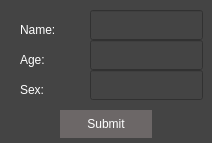
<?xml version="1.0" encoding="UTF-8"?>
<ui version="4.0">
 <class>Form</class>
 <widget class="QWidget" name="Form">
  <property name="geometry">
   <rect>
    <x>0</x>
    <y>0</y>
    <width>212</width>
    <height>143</height>
   </rect>
  </property>
  <property name="windowTitle">
   <string>Form</string>
  </property>
  <property name="styleSheet">
   <string notr="true">background-color: #444;</string>
  </property>
  <widget class="QLabel" name="nameLabel">
   <property name="geometry">
    <rect>
     <x>20</x>
     <y>20</y>
     <width>64</width>
     <height>20</height>
    </rect>
   </property>
   <property name="styleSheet">
    <string notr="true">color: rgb(255, 255, 255);</string>
   </property>
   <property name="text">
    <string>Name:</string>
   </property>
  </widget>
  <widget class="QLineEdit" name="nameBox">
   <property name="geometry">
    <rect>
     <x>90</x>
     <y>10</y>
     <width>113</width>
     <height>30</height>
    </rect>
   </property>
   <property name="styleSheet">
    <string notr="true">color: rgb(255, 255, 255);</string>
   </property>
  </widget>
  <widget class="QLineEdit" name="ageBox">
   <property name="geometry">
    <rect>
     <x>90</x>
     <y>40</y>
     <width>113</width>
     <height>30</height>
    </rect>
   </property>
   <property name="styleSheet">
    <string notr="true">color: rgb(255, 255, 255);</string>
   </property>
  </widget>
  <widget class="QLineEdit" name="sexBox">
   <property name="geometry">
    <rect>
     <x>90</x>
     <y>70</y>
     <width>113</width>
     <height>30</height>
    </rect>
   </property>
   <property name="styleSheet">
    <string notr="true">color: rgb(255, 255, 255);</string>
   </property>
  </widget>
  <widget class="QLabel" name="ageLabel">
   <property name="geometry">
    <rect>
     <x>20</x>
     <y>50</y>
     <width>64</width>
     <height>20</height>
    </rect>
   </property>
   <property name="styleSheet">
    <string notr="true">color: rgb(255, 255, 255);</string>
   </property>
   <property name="text">
    <string>Age:</string>
   </property>
  </widget>
  <widget class="QLabel" name="sexLabel">
   <property name="geometry">
    <rect>
     <x>20</x>
     <y>80</y>
     <width>64</width>
     <height>20</height>
    </rect>
   </property>
   <property name="styleSheet">
    <string notr="true">color: rgb(255, 255, 255);</string>
   </property>
   <property name="text">
    <string>Sex:</string>
   </property>
  </widget>
  <widget class="QPushButton" name="submitBtn">
   <property name="geometry">
    <rect>
     <x>60</x>
     <y>110</y>
     <width>92</width>
     <height>28</height>
    </rect>
   </property>
   <property name="cursor">
    <cursorShape>PointingHandCursor</cursorShape>
   </property>
   <property name="styleSheet">
    <string notr="true">color: rgb(255, 255, 255);
border: none;
background-color: rgb(108, 103, 103);
</string>
   </property>
   <property name="text">
    <string>Submit</string>
   </property>
  </widget>
 </widget>
 <resources/>
 <connections/>
</ui>
